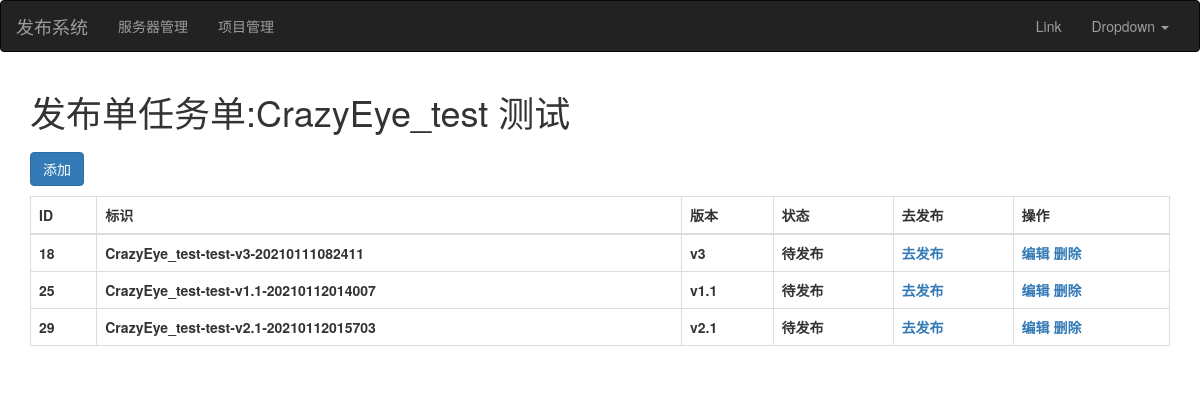
The page /task/list/2 on the database its author committed.
### web/models.py (models this page shows)
class DeployTask(models.Model):
    uuid = models.CharField(verbose_name='标识',max_length=64)
    project = models.ForeignKey(verbose_name="项目环境",to='Project',on_delete=models.CASCADE)
    tag = models.CharField(verbose_name="版本",max_length=32)
    status_choices = (
        (1,'待发布'),
        (2,'发布中'),
        (3,'成功'),
        (4,'失败'),
    )
    status = models.SmallIntegerField(verbose_name="状态",choices=status_choices,default=1)
    before_download_script = models.TextField(verbose_name="下载前脚本",null=True,blank=True)
    after_download_script = models.TextField(verbose_name="下载后脚本",null=True,blank=True)
    before_deploy_script = models.TextField(verbose_name="发布前脚本",null=True,blank=True)
    after_deploy_script = models.TextField(verbose_name="发布后脚本",null=True,blank=True)

### web/views/deploy.py (the view)
# urls.py: path('task/list/<int:project_id>',deploy.task_list,name='task_list'),
def task_list(request,project_id):
    task_obj = DeployTask.objects.filter(project_id=project_id).all()
    probj = Project.objects.get(pk=project_id)
    title = "发布单任务单:" + probj.title + " " + probj.get_env_display()
    return render(request,'task_list.html',{"task_obj": task_obj,"title": title,"probj": probj })

### templates/task_list.html (shortened to what this page needs)
{% extends 'layout.html' %}
{% block content %}
    <div class="container">
        <h1>{{title}}</h1>
        <div>
            <a style="margin: 10px 0;" href="{% url 'task_add' project_id=probj.id %}" class="btn btn-primary">添加</a>
        </div>
        <table class="table table-bordered">
            <thead>
                <th>ID</th>
                <th>标识</th>
                <th>版本</th>
                <th>状态</th>
                <th>去发布</th>
                <th>操作</th>
            </thead>
            <tbody>
            {% for obj in task_obj %}
                <tr>
                    <th>{{ obj.id }}</th>
                    <th>{{ obj.uuid }}</th>
                    <th>{{ obj.tag }}</th>
                    <th>{{ obj.get_status_display }}</th>
                    <th><span><a href="{% url 'deploy' task_id=obj.id %}">去发布</a></span></th>
                    <th><span><a href="{% url 'task_edit' project_id=probj.id task_id=obj.id %}">编辑</a></span> <span><a onclick="removeRow(this,{{obj.id}});">删除</a></span></th>
                </tr>
            {% endfor %}
            </tbody>
        </table>
    </div>
{% endblock %}

### rows shown on the page
DeployTask: id "18", uuid "CrazyEye_test-test-v3-20210111082411", tag "v3", status "待发布"
DeployTask: id "25", uuid "CrazyEye_test-test-v1.1-20210112014007", tag "v1.1", status "待发布"
DeployTask: id "29", uuid "CrazyEye_test-test-v2.1-20210112015703", tag "v2.1", status "待发布"

### other values the page prints
{{ title }} "发布单任务单:CrazyEye_test 测试"
